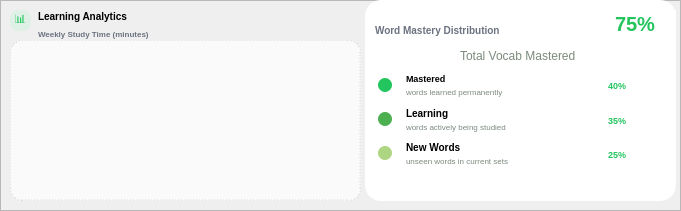
   <widget class="QFrame" name="frame_8">
    <property name="geometry">
     <rect>
      <x>250</x>
      <y>340</y>
      <width>681</width>
      <height>211</height>
     </rect>
    </property>
    <property name="font">
     <font>
      <family>Inter</family>
     </font>
    </property>
    <property name="styleSheet">
     <string notr="true">QFrame#frame_8 { background:white; border-radius:16px; }</string>
    </property>
    <property name="frameShape">
     <enum>QFrame::StyledPanel</enum>
    </property>
    <property name="frameShadow">
     <enum>QFrame::Raised</enum>
    </property>
    <widget class="QLabel" name="label_28">
     <property name="geometry">
      <rect>
       <x>10</x>
       <y>10</y>
       <width>21</width>
       <height>21</height>
      </rect>
     </property>
     <property name="styleSheet">
      <string notr="true">QLabel { background:#dff1e6; color:#22c55e; border-radius:8px; font-size:12px; }</string>
     </property>
     <property name="text">
      <string>📊</string>
     </property>
     <property name="alignment">
      <set>Qt::AlignCenter</set>
     </property>
    </widget>
    <widget class="QFrame" name="frm_chart">
     <property name="geometry">
      <rect>
       <x>10</x>
       <y>40</y>
       <width>351</width>
       <height>161</height>
      </rect>
     </property>
     <property name="styleSheet">
      <string notr="true">QFrame{ background:#fafafa; border-radius:12px; border:1px dashed #d1d5db; }</string>
     </property>
     <property name="frameShape">
      <enum>QFrame::StyledPanel</enum>
     </property>
     <property name="frameShadow">
      <enum>QFrame::Raised</enum>
     </property>
     <layout class="QVBoxLayout" name="verticalLayout_4"/>
    </widget>
    <widget class="QFrame" name="frm_stats">
     <property name="geometry">
      <rect>
       <x>365</x>
       <y>0</y>
       <width>311</width>
       <height>201</height>
      </rect>
     </property>
     <property name="styleSheet">
      <string notr="true">QFrame#frm_stats { background:white; border-radius:16px; }</string>
     </property>
     <property name="frameShape">
      <enum>QFrame::StyledPanel</enum>
     </property>
     <property name="frameShadow">
      <enum>QFrame::Raised</enum>
     </property>
     <widget class="QLabel" name="label_31">
      <property name="geometry">
       <rect>
        <x>10</x>
        <y>20</y>
        <width>151</width>
        <height>21</height>
       </rect>
      </property>
      <property name="font">
       <font>
        <pointsize>-1</pointsize>
        <weight>87</weight>
        <bold>true</bold>
       </font>
      </property>
      <property name="styleSheet">
       <string notr="true">QLabel { background:transparent; color:#6b7280; font-size:10px; font-weight:700; border:none; } </string>
      </property>
      <property name="text">
       <string>Word Mastery Distribution</string>
      </property>
     </widget>
     <widget class="QLabel" name="label_analytics">
      <property name="geometry">
       <rect>
        <x>250</x>
        <y>10</y>
        <width>61</width>
        <height>28</height>
       </rect>
      </property>
      <property name="styleSheet">
       <string notr="true">QLabel { color:#24c45d; font-size:20px; font-weight:700; background:white; }</string>
      </property>
      <property name="text">
       <string>75%</string>
      </property>
     </widget>
     <widget class="QFrame" name="frame_3">
      <property name="geometry">
       <rect>
        <x>5</x>
        <y>48</y>
        <width>291</width>
        <height>131</height>
       </rect>
      </property>
      <property name="styleSheet">
       <string notr="true">
        QFrame#frame_3 {
         border-radius:12px;
         background:qlineargradient(spread:pad,x1:0,y1:0,x2:1,y2:1,
          stop:0 rgba(155,255,153,19),stop:0.8 rgba(205,220,57,12),stop:1 rgba(220,220,220,31));
        }
       </string>
      </property>
      <property name="frameShape">
       <enum>QFrame::StyledPanel</enum>
      </property>
      <property name="frameShadow">
       <enum>QFrame::Raised</enum>
      </property>
      <widget class="QLabel" name="label_phienam_2">
       <property name="geometry">
        <rect>
         <x>90</x>
         <y>0</y>
         <width>131</width>
         <height>16</height>
        </rect>
       </property>
       <property name="font">
        <font>
         <pointsize>-1</pointsize>
        </font>
       </property>
       <property name="styleSheet">
        <string notr="true">QLabel { background:transparent; color:#7c8a7e; font-size:12px; border:none; }</string>
       </property>
       <property name="text">
        <string>Total Vocab Mastered</string>
       </property>
      </widget>
      <widget class="QLabel" name="label_34">
       <property name="geometry">
        <rect>
         <x>8</x>
         <y>30</y>
         <width>14</width>
         <height>14</height>
        </rect>
       </property>
       <property name="styleSheet">
        <string notr="true">QLabel { background:#22c55e; border-radius:7px; }</string>
       </property>
       <property name="text">
        <string/>
       </property>
      </widget>
      <widget class="QFrame" name="frame_5">
       <property name="geometry">
        <rect>
         <x>28</x>
         <y>22</y>
         <width>245</width>
         <height>31</height>
        </rect>
       </property>
       <property name="styleSheet">
        <string notr="true">QFrame { background:#ffffff; border:none; border-radius:8px; }</string>
       </property>
       <property name="frameShape">
        <enum>QFrame::StyledPanel</enum>
       </property>
       <property name="frameShadow">
        <enum>QFrame::Raised</enum>
       </property>
       <widget class="QLabel" name="label_33">
        <property name="geometry">
         <rect>
          <x>8</x>
          <y>1</y>
          <width>71</width>
          <height>14</height>
         </rect>
        </property>
        <property name="font">
         <font>
          <pointsize>-1</pointsize>
          <weight>87</weight>
          <bold>true</bold>
         </font>
        </property>
        <property name="styleSheet">
         <string notr="true">QLabel { background:transparent; color:black; font-size:9px; font-weight:700; border:none; }</string>
        </property>
        <property name="text">
         <string>Mastered</string>
        </property>
       </widget>
       <widget class="QLabel" name="label_ex_2">
        <property name="geometry">
         <rect>
          <x>8</x>
          <y>16</y>
          <width>151</width>
          <height>12</height>
         </rect>
        </property>
        <property name="font">
         <font>
          <pointsize>-1</pointsize>
         </font>
        </property>
        <property name="styleSheet">
         <string notr="true">QLabel { background:transparent; color:#7c8a7e; font-size:8px; border:none; }</string>
        </property>
        <property name="text">
         <string>words learned permanently</string>
        </property>
       </widget>
       <widget class="QLabel" name="lbl_mastered_pct">
        <property name="geometry">
         <rect>
          <x>210</x>
          <y>8</y>
          <width>31</width>
          <height>14</height>
         </rect>
        </property>
        <property name="styleSheet">
         <string notr="true">QLabel { background:transparent; color:#22c55e; font-size:9px; font-weight:700; border:none; }</string>
        </property>
        <property name="text">
         <string>40%</string>
        </property>
       </widget>
      </widget>
      <widget class="QLabel" name="label_37">
       <property name="geometry">
        <rect>
         <x>8</x>
         <y>64</y>
         <width>14</width>
         <height>14</height>
        </rect>
       </property>
       <property name="styleSheet">
        <string notr="true">QLabel { background:#4caf50; border-radius:7px; }</string>
       </property>
       <property name="text">
        <string/>
       </property>
      </widget>
      <widget class="QFrame" name="frame_6">
       <property name="geometry">
        <rect>
         <x>28</x>
         <y>57</y>
         <width>245</width>
         <height>31</height>
        </rect>
       </property>
       <property name="styleSheet">
        <string notr="true">QFrame { background:#ffffff; border:none; border-radius:8px; }</string>
       </property>
       <property name="frameShape">
        <enum>QFrame::StyledPanel</enum>
       </property>
       <property name="frameShadow">
        <enum>QFrame::Raised</enum>
       </property>
       <widget class="QLabel" name="label_35">
        <property name="geometry">
         <rect>
          <x>8</x>
          <y>1</y>
          <width>71</width>
          <height>14</height>
         </rect>
        </property>
        <property name="font">
         <font>
          <pointsize>-1</pointsize>
          <weight>87</weight>
          <bold>true</bold>
         </font>
        </property>
        <property name="styleSheet">
         <string notr="true">QLabel { background:transparent; color:black; font-size:10px; font-weight:700; border:none; }</string>
        </property>
        <property name="text">
         <string>Learning</string>
        </property>
       </widget>
       <widget class="QLabel" name="label_ex_3">
        <property name="geometry">
         <rect>
          <x>8</x>
          <y>16</y>
          <width>151</width>
          <height>12</height>
         </rect>
        </property>
        <property name="font">
         <font>
          <pointsize>-1</pointsize>
         </font>
        </property>
        <property name="styleSheet">
         <string notr="true">QLabel { background:transparent; color:#7c8a7e; font-size:8px; border:none; }</string>
        </property>
        <property name="text">
         <string>words actively being studied</string>
        </property>
       </widget>
       <widget class="QLabel" name="lbl_learning_pct">
        <property name="geometry">
         <rect>
          <x>210</x>
          <y>8</y>
          <width>31</width>
          <height>14</height>
         </rect>
        </property>
        <property name="styleSheet">
         <string notr="true">QLabel { background:transparent; color:#22c55e; font-size:9px; font-weight:700; border:none; }</string>
        </property>
        <property name="text">
         <string>35%</string>
        </property>
       </widget>
      </widget>
      <widget class="QLabel" name="label_38">
       <property name="geometry">
        <rect>
         <x>8</x>
         <y>98</y>
         <width>14</width>
         <height>14</height>
        </rect>
       </property>
       <property name="styleSheet">
        <string notr="true">QLabel { background:#aed581; border-radius:7px; }</string>
       </property>
       <property name="text">
        <string/>
       </property>
      </widget>
      <widget class="QFrame" name="frame_7">
       <property name="geometry">
        <rect>
         <x>28</x>
         <y>91</y>
         <width>245</width>
         <height>31</height>
        </rect>
       </property>
       <property name="styleSheet">
        <string notr="true">QFrame { background:#ffffff; border:none; border-radius:8px; }</string>
       </property>
       <property name="frameShape">
        <enum>QFrame::StyledPanel</enum>
       </property>
       <property name="frameShadow">
        <enum>QFrame::Raised</enum>
       </property>
       <widget class="QLabel" name="label_36">
        <property name="geometry">
         <rect>
          <x>8</x>
          <y>1</y>
          <width>71</width>
          <height>14</height>
         </rect>
        </property>
        <property name="font">
         <font>
          <pointsize>-1</pointsize>
          <weight>87</weight>
          <bold>true</bold>
         </font>
        </property>
        <property name="styleSheet">
         <string notr="true">QLabel { background:transparent; color:black; font-size:10px; font-weight:700; border:none; }</string>
        </property>
        <property name="text">
         <string>New Words</string>
        </property>
       </widget>
       <widget class="QLabel" name="label_ex_4">
        <property name="geometry">
         <rect>
          <x>8</x>
          <y>16</y>
          <width>151</width>
          <height>12</height>
         </rect>
        </property>
        <property name="font">
         <font>
          <pointsize>-1</pointsize>
         </font>
        </property>
        <property name="styleSheet">
         <string notr="true">QLabel { background:transparent; color:#7c8a7e; font-size:8px; border:none; }</string>
        </property>
        <property name="text">
         <string>unseen words in current sets</string>
        </property>
       </widget>
       <widget class="QLabel" name="lbl_new_pct">
        <property name="geometry">
         <rect>
          <x>210</x>
          <y>8</y>
          <width>31</width>
          <height>14</height>
         </rect>
        </property>
        <property name="styleSheet">
         <string notr="true">QLabel { background:transparent; color:#22c55e; font-size:9px; font-weight:700; border:none; }</string>
        </property>
        <property name="text">
         <string>25%</string>
        </property>
       </widget>
      </widget>
     </widget>
    </widget>
    <widget class="QWidget" name="layoutWidget">
     <property name="geometry">
      <rect>
       <x>38</x>
       <y>10</y>
       <width>122</width>
       <height>29</height>
      </rect>
     </property>
     <layout class="QVBoxLayout" name="verticalLayout_5">
      <item>
       <widget class="QLabel" name="label_29">
        <property name="font">
         <font>
          <pointsize>-1</pointsize>
          <weight>87</weight>
          <bold>true</bold>
         </font>
        </property>
        <property name="styleSheet">
         <string notr="true">QLabel { background:transparent; color:black; font-size:10px; font-weight:700; border:none; }</string>
        </property>
        <property name="text">
         <string>Learning Analytics</string>
        </property>
       </widget>
      </item>
      <item>
       <widget class="QLabel" name="label_30">
        <property name="font">
         <font>
          <pointsize>-1</pointsize>
          <weight>87</weight>
          <bold>true</bold>
         </font>
        </property>
        <property name="styleSheet">
         <string notr="true">QLabel { background:transparent; color:#6b7280; font-size:8px; font-weight:700; border:none;}</string>
        </property>
        <property name="text">
         <string>Weekly Study Time (minutes)</string>
        </property>
       </widget>
      </item>
     </layout>
    </widget>
   </widget>
